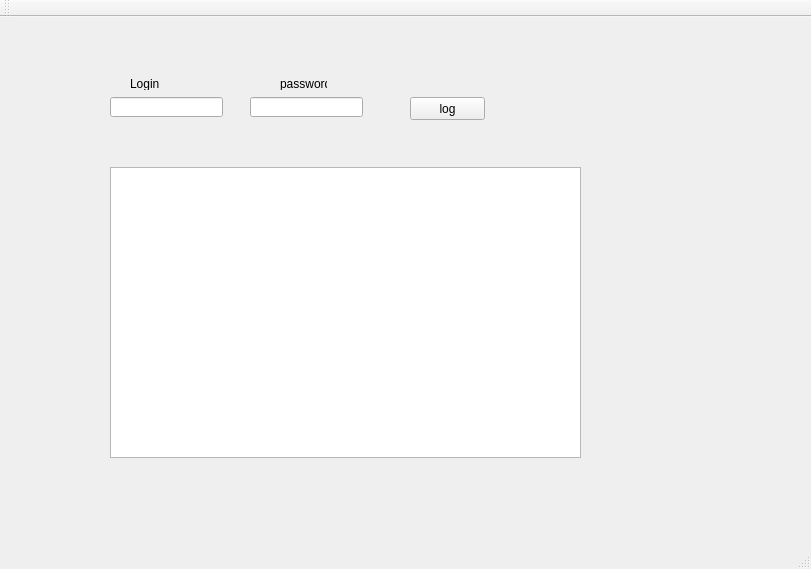
<?xml version="1.0" encoding="UTF-8"?>
<ui version="4.0">
 <class>vkapiClass</class>
 <widget class="QMainWindow" name="vkapiClass">
  <property name="geometry">
   <rect>
    <x>0</x>
    <y>0</y>
    <width>811</width>
    <height>569</height>
   </rect>
  </property>
  <property name="windowTitle">
   <string>vkapi</string>
  </property>
  <widget class="QWidget" name="centralWidget">
   <widget class="QPushButton" name="LogButton">
    <property name="geometry">
     <rect>
      <x>410</x>
      <y>80</y>
      <width>75</width>
      <height>23</height>
     </rect>
    </property>
    <property name="text">
     <string>log</string>
    </property>
   </widget>
   <widget class="QLineEdit" name="LoginEdit">
    <property name="geometry">
     <rect>
      <x>110</x>
      <y>80</y>
      <width>113</width>
      <height>20</height>
     </rect>
    </property>
   </widget>
   <widget class="QLineEdit" name="passwordEdit">
    <property name="geometry">
     <rect>
      <x>250</x>
      <y>80</y>
      <width>113</width>
      <height>20</height>
     </rect>
    </property>
    <property name="echoMode">
     <enum>QLineEdit::Password</enum>
    </property>
   </widget>
   <widget class="QLabel" name="label">
    <property name="geometry">
     <rect>
      <x>130</x>
      <y>60</y>
      <width>47</width>
      <height>13</height>
     </rect>
    </property>
    <property name="text">
     <string>Login</string>
    </property>
   </widget>
   <widget class="QLabel" name="label_2">
    <property name="geometry">
     <rect>
      <x>280</x>
      <y>60</y>
      <width>47</width>
      <height>13</height>
     </rect>
    </property>
    <property name="text">
     <string>password</string>
    </property>
   </widget>
   <widget class="QListWidget" name="messagesText">
    <property name="geometry">
     <rect>
      <x>110</x>
      <y>150</y>
      <width>471</width>
      <height>291</height>
     </rect>
    </property>
   </widget>
  </widget>
  <widget class="QMenuBar" name="menuBar">
   <property name="geometry">
    <rect>
     <x>0</x>
     <y>0</y>
     <width>811</width>
     <height>21</height>
    </rect>
   </property>
  </widget>
  <widget class="QToolBar" name="mainToolBar">
   <attribute name="toolBarArea">
    <enum>TopToolBarArea</enum>
   </attribute>
   <attribute name="toolBarBreak">
    <bool>false</bool>
   </attribute>
  </widget>
  <widget class="QStatusBar" name="statusBar"/>
 </widget>
 <layoutdefault spacing="6" margin="11"/>
 <resources>
  <include location="vkapi.qrc"/>
 </resources>
 <connections/>
</ui>
